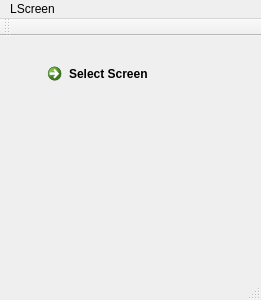
<?xml version="1.0" encoding="UTF-8"?>
<ui version="4.0">
 <class>MainWindow</class>
 <widget class="QMainWindow" name="MainWindow">
  <property name="geometry">
   <rect>
    <x>0</x>
    <y>0</y>
    <width>261</width>
    <height>300</height>
   </rect>
  </property>
  <property name="windowTitle">
   <string>MainWindow</string>
  </property>
  <widget class="QWidget" name="centralWidget">
   <widget class="QCommandLinkButton" name="commandLinkButton">
    <property name="geometry">
     <rect>
      <x>40</x>
      <y>20</y>
      <width>174</width>
      <height>41</height>
     </rect>
    </property>
    <property name="text">
     <string>Select Screen</string>
    </property>
   </widget>
  </widget>
  <widget class="QMenuBar" name="menuBar">
   <property name="geometry">
    <rect>
     <x>0</x>
     <y>0</y>
     <width>261</width>
     <height>25</height>
    </rect>
   </property>
   <widget class="QMenu" name="menuLScreen">
    <property name="title">
     <string>LScreen</string>
    </property>
   </widget>
   <addaction name="menuLScreen"/>
  </widget>
  <widget class="QToolBar" name="mainToolBar">
   <attribute name="toolBarArea">
    <enum>TopToolBarArea</enum>
   </attribute>
   <attribute name="toolBarBreak">
    <bool>false</bool>
   </attribute>
  </widget>
  <widget class="QStatusBar" name="statusBar"/>
 </widget>
 <layoutdefault spacing="6" margin="11"/>
 <resources/>
 <connections/>
</ui>
